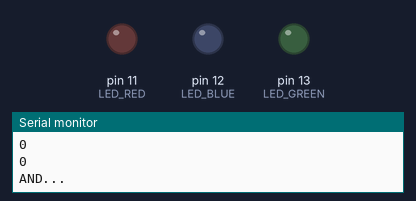
Simulated run of this sketch. Board: Arduino Uno, built with avr-gcc and run on an emulated ATmega328P. On the bench: output pins drawn as LEDs (lit = HIGH), the last lines printed to the serial monitor.

Above: at 0.1 s.
At 20.1 s:
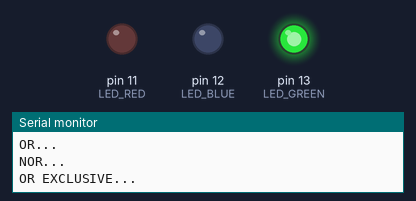
At 28.1 s:
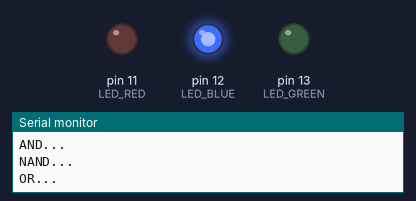
At 38.1 s:
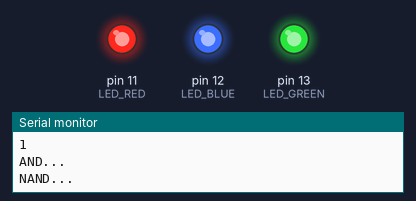
Timing chart, 0 to 39.6 s (numbered marks = the images above):
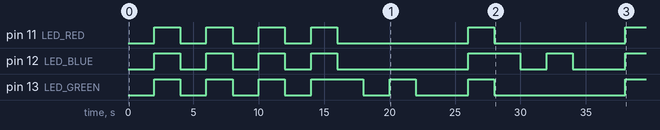

The sketch:

fantabulous_fyyran1.ino
```cpp
/**
 * CONSTS
 */
const byte LED_RED = 11;
const byte LED_BLUE = 12;
const byte LED_GREEN = 13;

/**
 * FUNCTIONS
 */
void condOr(int);
void condAnd(int);
void condNor(int);
void condNand(int);
void condOrExclusive(int);
void condNorExclusive(int);

void setup()
{
  pinMode(11, OUTPUT);
  pinMode(12, OUTPUT);
  pinMode(13, OUTPUT);
  Serial.begin(9600);
}

void loop()
{
  int i, inputs[8][3] = {{0, 0, 0}, {0, 0, 1}, {0, 1, 0}, {0, 1, 1}, {1, 0, 0}, {1, 0, 1}, {1, 1, 0}, {1, 1, 1}};

  Serial.println();
  for (i = 0; i < 8; i++) {
    int signalRed = inputs[i][0];
    int signalBlue = inputs[i][1];
    int signalGreen = inputs[i][2];

    Serial.println(signalRed);
    Serial.println(signalBlue);
    Serial.println(signalGreen);

    condAnd(signalRed, signalBlue, signalGreen);

    delay(2000);
    offLeds();

    condNand(signalRed, signalBlue, signalGreen);

    delay(2000);
    offLeds();

    condOr(signalRed, signalBlue, signalGreen);

    delay(2000);
    offLeds();

    condNor(signalRed, signalBlue, signalGreen);

    delay(2000);
    offLeds();

    condOrExclusive(signalRed, signalBlue, signalGreen);

    delay(2000);
    offLeds();

    condNorExclusive(signalRed, signalBlue, signalGreen);

    delay(2000);
    offLeds();
    Serial.println();
  }

  delay(1000);
}


/**
 * .
 *
 * @param int signalRed
 * @param int signalBlue
 * @param int signalGreen
 */
void condAnd(int signalRed, int signalBlue, int signalGreen)
{
  Serial.println("AND...");
  if((signalRed * signalBlue * signalGreen) == 1) {
    digitalWrite(LED_RED, signalRed);
    digitalWrite(LED_BLUE, signalBlue);
    digitalWrite(LED_GREEN, signalGreen);
  }
}

/**
 * .
 *
 * @param int signalRed
 * @param int signalBlue
 * @param int signalGreen
 */
void condNand(int signalRed, int signalBlue, int signalGreen)
{
  Serial.println("NAND...");
  if(!(signalRed * signalBlue * signalGreen)) {
    digitalWrite(LED_RED, HIGH);
    digitalWrite(LED_BLUE, HIGH);
    digitalWrite(LED_GREEN, HIGH);
  }
}


/**
 * .
 *
 *
 * @param int signalRed
 * @param int signalBlue
 * @param int signalGreen
 */
void condOr(int signalRed, int signalBlue, int signalGreen)
{
  Serial.println("OR...");
  if((signalRed + signalBlue + signalGreen) > 0) {
    digitalWrite(LED_RED, signalRed);
    digitalWrite(LED_BLUE, signalBlue);
    digitalWrite(LED_GREEN, signalGreen);
  }
}

/**
 * .
 *
 *
 * @param int signalRed
 * @param int signalBlue
 * @param int signalGreen
 */
void condNor(int signalRed, int signalBlue, int signalGreen)
{
  Serial.println("NOR...");
  if(!((signalRed + signalBlue + signalGreen) > 0)) {
    digitalWrite(LED_RED, !signalRed);
    digitalWrite(LED_BLUE, !signalBlue);
    digitalWrite(LED_GREEN, !signalGreen);
  }
}

/**
 * .
 *
 *
 * @param int signalRed
 * @param int signalBlue
 * @param int signalGreen
 */
void condOrExclusive(int signalRed, int signalBlue, int signalGreen)
{
  Serial.println("OR EXCLUSIVE...");
  if((signalRed != signalBlue) != signalGreen) {
    digitalWrite(LED_RED, signalRed);
    digitalWrite(LED_BLUE, signalBlue);
    digitalWrite(LED_GREEN, signalGreen);
  }
}

/**
 * .
 *
 *
 * @param int signalRed
 * @param int signalBlue
 * @param int signalGreen
 */
void condNorExclusive(int signalRed, int signalBlue, int signalGreen)
{
  Serial.println("NOR EXCLUSIVE...");
  if(!((signalRed != signalBlue) != signalGreen)) {
    digitalWrite(LED_RED, !signalRed);
    digitalWrite(LED_BLUE, !signalBlue);
    digitalWrite(LED_GREEN, !signalGreen);
  }
}

void offLeds()
{
  digitalWrite(LED_RED, LOW);
  digitalWrite(LED_BLUE, LOW);
  digitalWrite(LED_GREEN, LOW);
}
```

Measured:
- by itself, pin 11 (LED_RED): goes 3 × (HIGH 2.0 s, LOW 2.0 s), HIGH 2.0 s, LOW 10.0 s, HIGH 2.0 s, LOW 10.0 s, then HIGH
- by itself, pin 12 (LED_BLUE): LOW → HIGH at 2.0 s, → LOW 2.0 s later, → HIGH 2.0 s later, → LOW 2.0 s later, … (13 changes in this stretch)
- by itself, pin 13 (LED_GREEN): LOW → HIGH at 2.0 s, → LOW 2.0 s later, → HIGH 2.0 s later, → LOW 2.0 s later, … (13 changes in this stretch)
